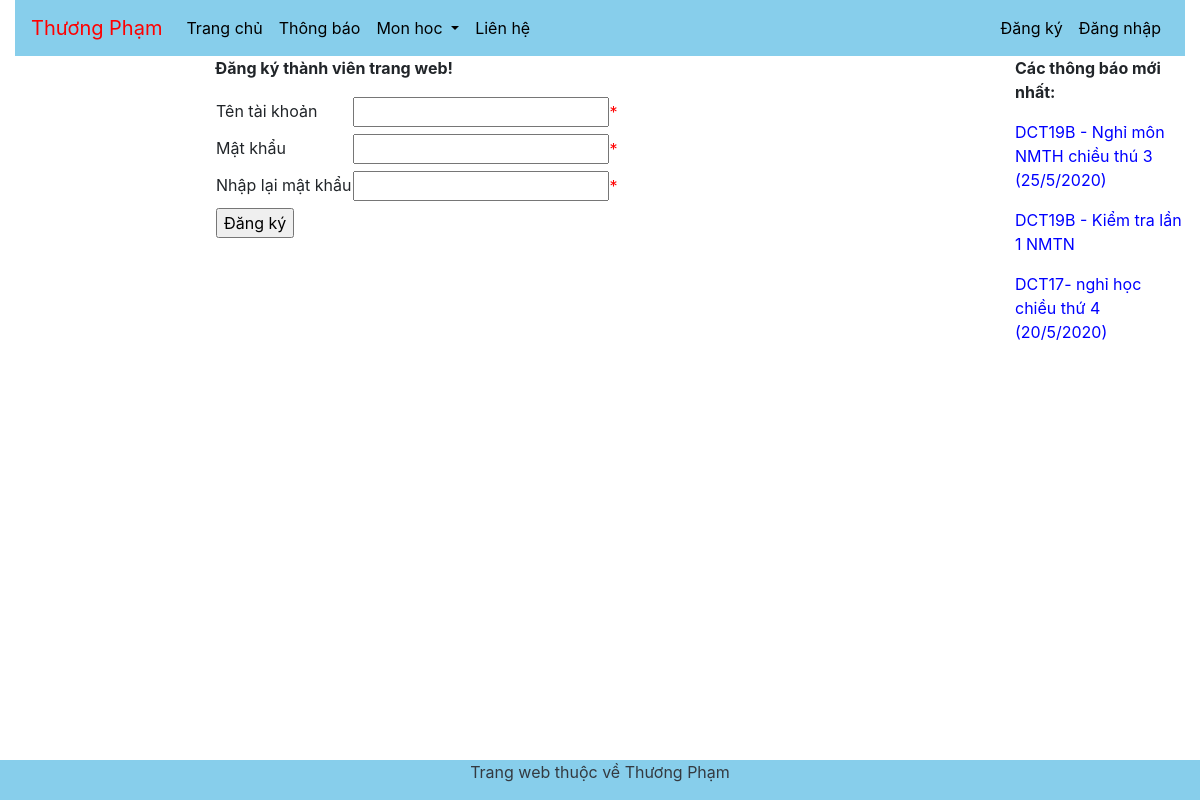
The page /dangky/ on the database as committed earlier.
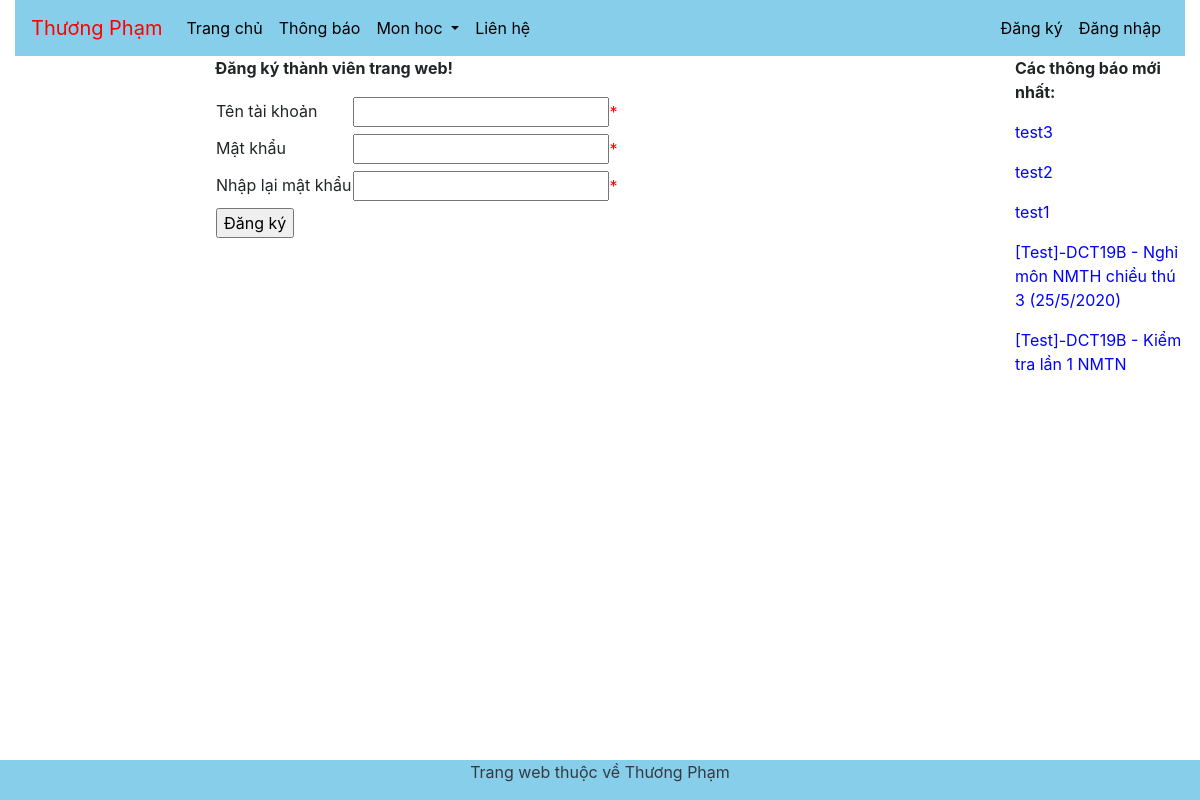
The same page on the database as committed later.
### AppChinh/models.py (models this page shows)
class ThongBao(models.Model):
    LoaiTB = models.ForeignKey(LoaiThongBao,on_delete=models.CASCADE)
    TieuDeTB = models.CharField(max_length=100)
    NoiDungTB = models.TextField()
    NgayTB = models.DateTimeField(auto_now_add=True)

### AppChinh/views.py (the view)
# urls.py: path('dangky/', views.dangKy, name='Dangky'),
def dangKy(request):
    from .forms import formDangKy
    form = formDangKy()
    if request.method == 'POST':
        form = formDangKy(request.POST)
        if form.is_valid():
            form.taoNguoiDung()
            return HttpResponseRedirect('/')
    return render(request, 'pages/DangKy.html', {'form': form})

### AppChinh/forms.py (shortened to what this page needs)
class formDangKy(forms.Form):
    username = forms.CharField(label="Tên tài khoản", max_length=30)
    password1 = forms.CharField(label="Mật khẩu", widget=forms.PasswordInput())
    password2 = forms.CharField(label="Nhập lại mật khẩu", widget=forms.PasswordInput())

### AppChinh/context_processors.py (called while the page is built)
def layThongTin(request):
    dsmon = Mon.objects.all()
    tbMoiNhat = ThongBao.objects.all().order_by('-NgayTB')[:5]
    return {'dsmon': dsmon, 'tb':tbMoiNhat}

### AppChinh/templates/pages/DangKy.html (shortened to what this page needs)
{% extends "pages/Base.html" %}
{% block noidung %}
    <form action="." method="POST">
        <p><b>Đăng ký thành viên trang web!</b></p>
        <table>
            <tr>
                <td><label>Tên tài khoản</label></td>
                <td>{{form.username}}<label style="color: red;">  *   </label></td>
                <td style="color: red;">
                </td>
            </tr>
            <tr>
                <td><label>Mật khẩu</label></td>
                <td>{{form.password1}}<label style="color: red;">  *   </label></td>
                <td style="color: red;">
                </td>
            </tr>
            <tr>
                <td><label>Nhập lại mật khẩu</label></td>
                <td>{{form.password2}}<label style="color: red;">  *   </label></td>
                <td style="color: red;">
                </td>
            </tr>
            <tr>
                <td>
                    <input type="submit" value="Đăng ký"/>
                </td>
            </tr>
        </table>
    </form>
{% endblock %}

### AppChinh/templates/pages/Base.html (shortened to what this page needs)
<!DOCTYPE html>
<html lang="en">
<head>
    {% load static %}
    <link rel="stylesheet" href="{% static 'css/bootstrap.min.css'%}" type="text/css" />
    <link rel="stylesheet" href="{% static 'tuTao.css' %}" type="text/css"/>
</head>
<body>
    <div class="container-fluid">
        <nav class="navbar navbar-expand-sm navbar-light sticky-top" style="background-color: skyblue;">
            <a class="navbar-brand" href="/">Thương Phạm
            </a>
            <div class="collapse navbar-collapse" id="collapsibleNavbar">
                <ul class="navbar-nav mr-auto">
                    <li class="nav-item">
                        <a class="nav-link" href="/">Trang chủ</a>
                    </li>
                    <li class="nav-item">
                        <a class="nav-link" href="/ThongBao">Thông báo</a>
                    </li>
                    <li class="nav-item dropdown">
                        <a class="nav-link dropdown-toggle" href="/MonHoc" id="navbardrop" data-toggle="dropdown">
                        Mon hoc
                        </a>
                    </li>
                    <li class="nav-item">
                        <a class="nav-link" href="/lienhe">Liên hệ</a>
                    </li>
                </ul>
            </div>
            <ul class="navbar-nav ml-auto">
                {% if request.session.username %}
                <li class="nav-item">
                    <a class="nav-link">Xin chào {{request.session.username}}</a>
                </li>
                <li class="nav-item">
                    <a class="nav-link" href="{% url 'Logout' %}">Đăng xuất</a>
                </li>
                {% else %}
                <li class="nav-item">
                    <a class="nav-link" href="{% url 'Dangky' %}">Đăng ký</a>
                </li>
                <li class="nav-item">
                    <a class="nav-link" href="{% url 'Dangnhap' %}">Đăng nhập</a>
                </li>
                {% endif %}
            </ul>
        </nav>
        <div class="row">
            <div class="col-sm-2">
            </div>
            <div class="col-sm-8">
                <div>
                    {% block noidung %}
                    {% endblock %}
                </div>
            </div>
            <div class="col-sm-2">
                <div>
                    <p><b>Các thông báo mới nhất:</b></p>
                    {% for t in tb %}
                        <p><a href="{% url 'tbct' t.id %}">{{t.TieuDeTB}}</a></p>
                    {% endfor %}
                </div>
            </div>
        </div>
        <div class="row footer text-center text-dark" style="background-color: skyblue;">
            <div class="col">
                <p>Trang web thuộc về Thương Phạm</p>
            </div>
        </div>
    </div>
</body>
</html>

Rows that differ between the two databases and show on the page:
no longer on this page (row edited): ThongBao: TieuDeTB "DCT17- nghỉ học chiều thứ 4 (20/5/2020)"
added ThongBao: TieuDeTB "test3"
added ThongBao: TieuDeTB "test2"
added ThongBao: TieuDeTB "test1"
changed ThongBao: TieuDeTB "DCT19B - Nghỉ môn NMTH chiều thú 3 (25/5/2020)" → "[Test]-DCT19B - Nghỉ môn NMTH chiều thú 3 (25/5/2020)"
changed ThongBao: TieuDeTB "DCT19B - Kiểm tra lần 1 NMTN" → "[Test]-DCT19B - Kiểm tra lần 1 NMTN"
